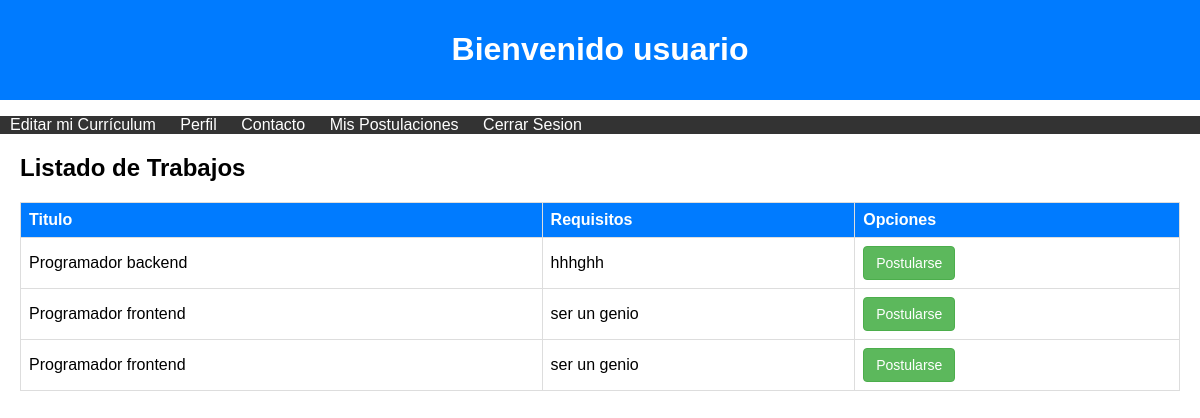
The page /vista_u_pos/ on the database as committed earlier.
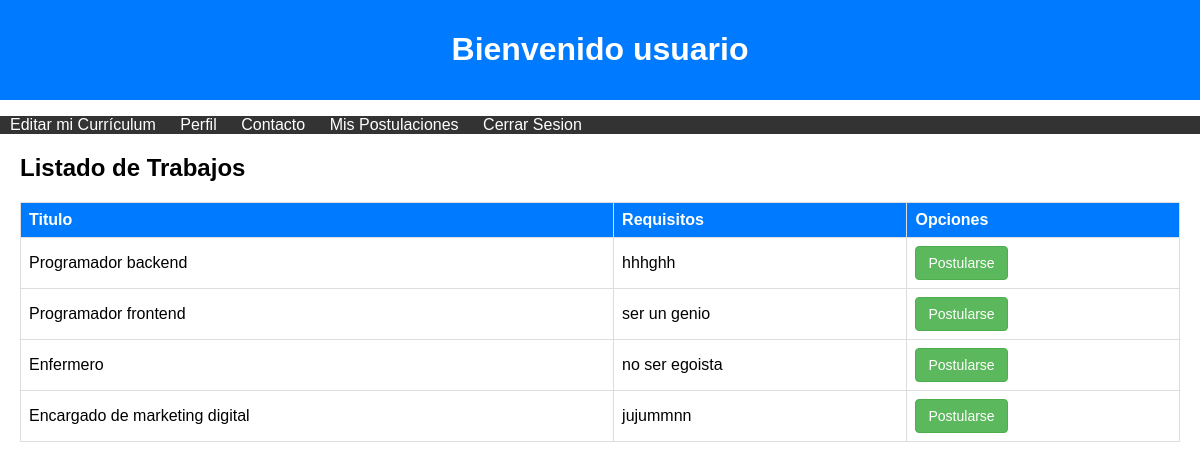
The same page on the database as committed later.
### Aplicaciones/GC/models.py (models this page shows, shortened)
class SolicitudDeReemplazo(models.Model):
    titulo = models.CharField(max_length=100)
    descripcion = models.TextField()
    requisitos = models.TextField()
    ubicacion = models.CharField(max_length=50, choices=[("iquique", "iquique"), ("alto_hospicio", "alto_hospicio")])
    sueldo = models.DecimalField(max_digits=10, decimal_places=2)
    tipo_de_trabajo = models.CharField(max_length=50, choices=[("Tiempo completo", "Tiempo completo"), ("Medio tiempo", "Medio tiempo"), ("Freelance", "Freelance"), ("Reemplazo", "Reemplazo")])
    tipo_de_contrato = models.CharField(max_length=50, choices=[("Indefinido", "Indefinido"), ("Temporal", "Temporal")])
    area_de_trabajo = models.CharField(max_length=50, choices=[("Tecnología", "Tecnología"), ("Salud", "Salud"), ("Finanzas", "Finanzas"), ("Educación", "Educación"), ("Marketing", "Marketing"), ("Ventas", "Ventas"), ("Recursos Humanos", "Recursos Humanos"), ("Ingeniería", "Ingeniería"), ("Arte y Diseño", "Arte y Diseño"), ("Legal", "Legal"), ("Medio Ambiente", "Medio Ambiente"), ("Investigación", "Investigación"), ("Servicios Sociales", "Servicios Sociales"), ("Otros", "Otros")])
    fecha_de_publicacion = models.DateField(auto_now_add=True)
    trabajo_remoto = models.BooleanField()
    fecha_limite = models.DateField()
    habilidades_requeridas = models.CharField(max_length=50, choices=[("programacion", "programacion"), ("liderazgo", "liderazgo")], default="programacion")
    experiencia_requerida = models.CharField(max_length=50, choices=[("asistente_ejecutivo", "asistente_ejecutivo"), ("coordinador_proyecto", "coordinador_proyecto"), ("gerente_de_seguridad", "gerente_de_seguridad"), ("desarrollador_backend", "desarrollador_backend"), ("desarrollador_frontend", "desarrollador_frontend"), ("desarrollador_full_stack", "desarrollador_full_stack"), ("especialista_en_recursos_humanos", "especialista_en_recursos_humanos"), ("especialista_en_ventas", "especialista_en_ventas"), ("especialista_en_soporte Técnico", "especialista_en_soporte Técnico"), ("especialista_en_logística", "especialista_en_logística"), ("analista_financiero", "analista_financiero")], default="asistente_ejecutivo")
    educacion_requerida = models.CharField(max_length=50, choices=[("basica", "basica"), ("Media", "Media"), ("Superior", "Superior")], default="basica")
    abierto = models.BooleanField(default=True)
    cve = models.ManyToManyField('Cv', related_name='solicitudes')

### Aplicaciones/GC/views.py (the view)
# urls.py: path('vista_u_pos/', views.listado_trabajos, name='vista_u_pos'),
def listado_trabajos(request):
    trabajos = SolicitudDeReemplazo.objects.all()
    return render(request, 'usuario_template.html', {'reemplazos': trabajos})

### Aplicaciones/GC/templates/usuario_template.html (shortened to what this page needs)
<!DOCTYPE html>
<html lang="es">
<head>
</head>
<body>
    <header>
        <h1>Bienvenido usuario</h1>
    </header>
    <nav>
        <ul>
            <li><a href="curriculum_reg/">Editar mi Currículum</a></li>
            <li><a href="#">Perfil</a></li>
            <li><a href="#">Contacto</a></li>
            <li><a href="listado_postulaciones/">Mis Postulaciones</a></li>
            <li><a href="/">Cerrar Sesion</a></li>
        </ul>
    </nav>
    <div class="listado-trabajos">
        <h2>Listado de Trabajos</h2>
        <div class="table-responsive py-2">
            <table class="table table-striped">
                <thead>
                    <tr>
                        <th>Titulo</th>
                        <th>Requisitos</th>
                        <th colspan="2">Opciones</th>
                    </tr>
                </thead>
                <tbody>
                    {% for r in reemplazos %}
                        <tr>
                            <td>{{ r.titulo }}</td>
                            <td>{{ r.requisitos }}</td>
                            <td>
                                {% if r.abierto %}
                                    <form method="post" action="{% url 'postulacion_exitosa' %}">
                                        <button type="submit" class="btn btn-postularse btn-success">Postularse</button>
                                    </form>
                                {% else %}
                                    <span class="text-muted">Postulaciones cerradas</span>
                                {% endif %}
                            </td>
                        </tr>
                    {% endfor %}
                </tbody>
            </table>
        </div>
    </div>
</body>
</html>

### Aplicaciones/GC/templates/usuario_template.html (style rules this page uses)
body { font-family: Arial, sans-serif; margin: 0; padding: 0; }
header { background-color: #007bff; color: #fff; padding: 10px 0; text-align: center; }
nav { background-color: #333; color: #fff; }
nav ul { list-style: none; padding: 0; }
nav li { display: inline; margin: 0 10px; }
nav a { text-decoration: none; color: #fff; }
h1 { text-align: center; }
.listado-trabajos { margin: 20px; }
.listado-trabajos table { width: 100%; border-collapse: collapse; margin-top: 20px; }
.listado-trabajos th, .listado-trabajos td { border: 1px solid #ddd; padding: 8px; text-align: left; }
.listado-trabajos th { background-color: #007bff; color: #fff; }
.listado-trabajos .btn-postularse { display: inline-block; padding: 6px 12px; margin: 0; font-size: 14px; font-weight: 400; line-height: 1.42857143; text-align: center; white-space: nowrap; vertical-align: middle; touch-action: manipulation; cursor: pointer; user-select: none; background-image: none; border: 1px solid transparent; border-radius: 4px; }
.listado-trabajos .btn-success { color: #fff; background-color: #5cb85c; border-color: #4cae4c; }

Rows that differ between the two databases and show on the page:
removed SolicitudDeReemplazo: titulo "Programador frontend", requisitos "ser un genio", abierto "Postularse"
added SolicitudDeReemplazo: titulo "Enfermero", requisitos "no ser egoista", abierto "Postularse"
added SolicitudDeReemplazo: titulo "Encargado de marketing digital", requisitos "jujummnn", abierto "Postularse"
